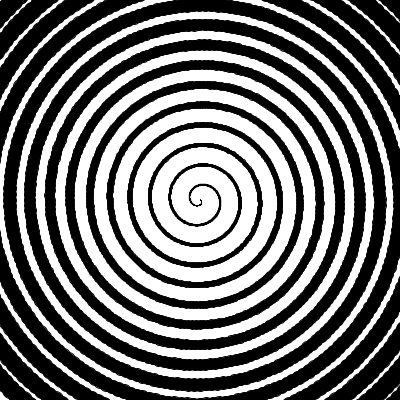
Frame 1 (no input)
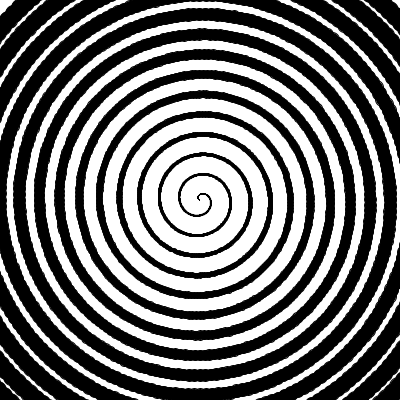
Frame 60 (the mouse pressed at the canvas centre just before this capture)
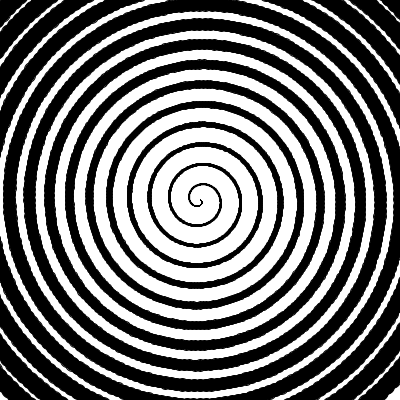
Frame 120 (the mouse held since frame 60 and released just before this capture)

The Processing sketch that drew these frames (run headless with seeded random() and noise(); from frame 60 on, the mouse is pressed at the canvas centre):

// Processing sketch: Trig_moving_spiral
// ── Trig_moving_spiral.pde
float r = 0;
float theta = 0;
float startTheta = 0;

void setup()
{
  size(400,400);
  smooth();
}

void draw()
{
  background(255);
  
  //reset to initial values
  theta = startTheta;
  r = 0;

  //Make sure the while loop runs for as long as r doesn't reach the corners
  while(r < dist(width/2,height/2,width,height))
 { 
    //Draw Ellipse based on polar coordinates
    fill(0);
    ellipse(r*cos(theta) + width/2,r*sin(theta) + height/2,r/15,r/15);
  
    //increment r and theta to create spiral
    r += .1;
    theta += PI/100;
 }
 
 startTheta += PI/20;
}
